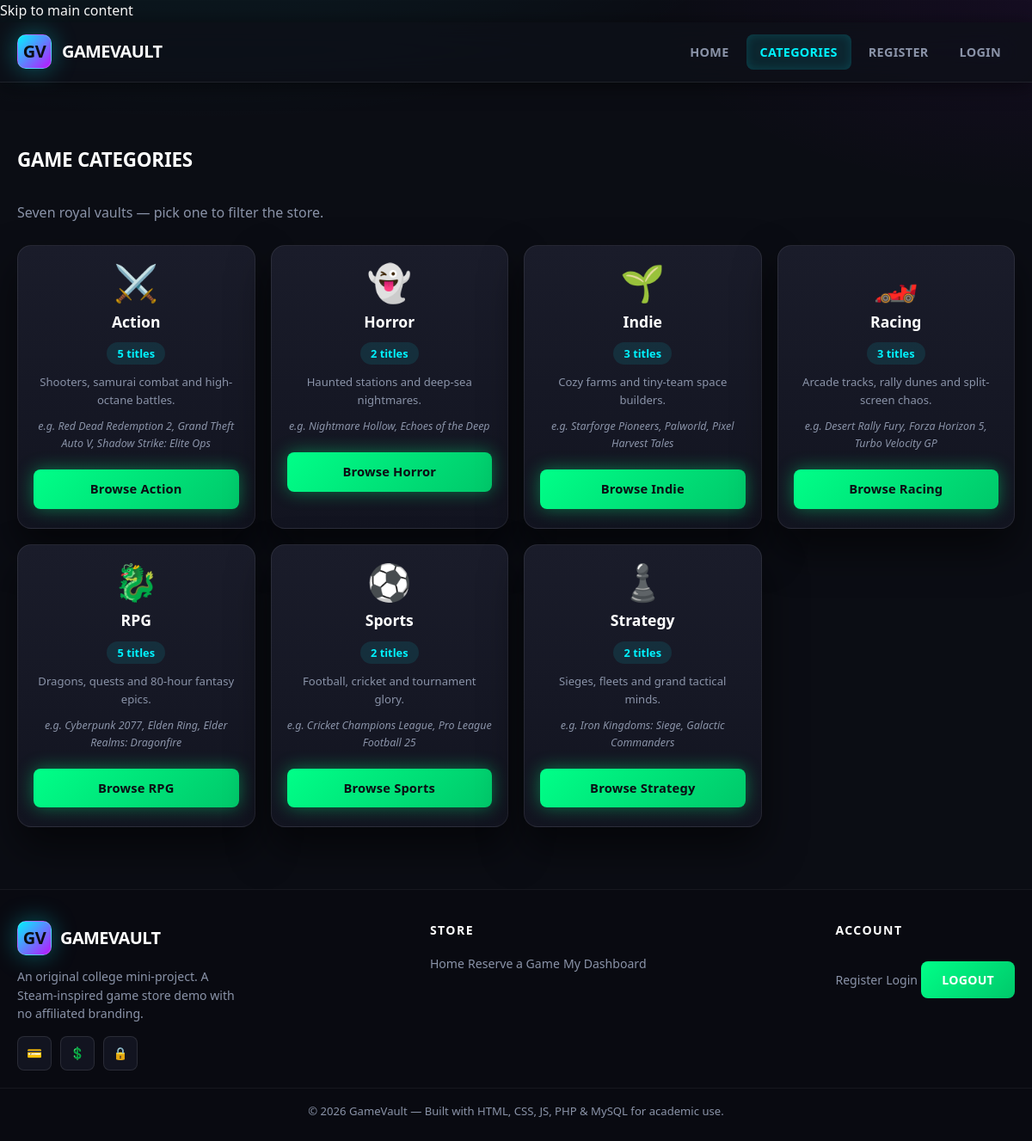
/categories.php, run on the app's committed database.
### tables this page shows
CREATE TABLE IF NOT EXISTS categories (
  category_id INT AUTO_INCREMENT PRIMARY KEY,
  name        VARCHAR(50)  NOT NULL UNIQUE,
  slug        VARCHAR(50)  NOT NULL UNIQUE COMMENT 'url-safe: action, rpg...',
  icon        VARCHAR(10)  NOT NULL DEFAULT '🎮' COMMENT 'text/emoji icon, original asset',
  description VARCHAR(255) NOT NULL DEFAULT ''
);

### categories.php (the view, shortened to what this page needs)
<?php
require_once __DIR__ . '/includes/db.php';
$active_page = 'categories';
$categories = [];
try {
    $stmt = $conn->prepare(
        'SELECT c.category_id, c.name, c.slug, c.icon, c.description, ' .
        'COUNT(g.game_id) AS total, ' .
        'SUBSTRING_INDEX(GROUP_CONCAT(g.title ORDER BY g.discount_percent DESC SEPARATOR \'|\'), \'|\', 3) AS samples ' .
        'FROM categories c LEFT JOIN games g ON g.category_id = c.category_id ' .
        'GROUP BY c.category_id ORDER BY c.name ASC'
    );
    $stmt->execute();
    while ($row = $stmt->fetch()) {
        $categories[] = $row;
    }
} catch (PDOException $e) {
    $db_error = 'Could not load categories right now. Please try again later.';
}
require_once __DIR__ . '/includes/header.php';
?>
<h2 class="section-title reveal">Game Categories</h2>
<p class="muted reveal">Seven royal vaults — pick one to filter the store.</p>
<div class="categories-grid categories-page reveal">
  <?php foreach ($categories as $c): ?>
    <a href="index.php?category=<?php echo urlencode($c['slug']); ?>#categories" class="category-card">
      <span class="category-icon"><?php echo htmlspecialchars($c['icon']); ?></span>
      <span class="category-name"><?php echo htmlspecialchars($c['name']); ?></span>
      <span class="category-count"><?php echo (int)$c['total']; ?> title<?php echo ((int)$c['total'] === 1) ? '' : 's'; ?></span>
      <span class="category-desc"><?php echo htmlspecialchars($c['description']); ?></span>
      <?php if (!empty($c['samples'])): ?>
        <span class="category-samples">e.g. <?php echo htmlspecialchars(str_replace('|', ', ', $c['samples'])); ?></span>
      <?php endif; ?>
      <span class="btn btn-green btn-block">Browse <?php echo htmlspecialchars($c['name']); ?></span>
    </a>
  <?php endforeach; ?>
</div>
<?php require_once __DIR__ . '/includes/footer.php'; ?>

### includes/header.php (shortened to what this page needs)
<?php
$active_page = $active_page ?? basename($_SERVER['PHP_SELF'], '.php');
$is_logged   = isset($_SESSION['user_id']);
?>
<!DOCTYPE html>
<html lang="en">
<head>
<link rel="stylesheet" href="css/style.css">
</head>
<body>
<a href="#main" class="skip-link">Skip to main content</a>
<header class="navbar">
  <div class="nav-inner">
    <a href="index.php" class="logo">
      <span class="logo-mark">GV</span>
      <span class="logo-text">Game<strong>Vault</strong></span>
    </a>
    <nav class="nav-links" id="navLinks">
      <a href="index.php" class="<?php echo ($active_page === 'index') ? 'active' : ''; ?>">Home</a>
      <a href="categories.php" class="<?php echo ($active_page === 'categories') ? 'active' : ''; ?>">Categories</a>
      <?php if (!$is_logged): ?>
        <a href="register.php" class="<?php echo ($active_page === 'register') ? 'active' : ''; ?>">Register</a>
        <a href="login.php" class="<?php echo ($active_page === 'login') ? 'active' : ''; ?>">Login</a>
      <?php endif; ?>
    </nav>
  </div>
</header>
<main class="container" id="main" tabindex="-1">

### includes/footer.php (shortened to what this page needs)
</main>
<footer class="footer">
  <div class="footer-inner">
    <div class="footer-col">
      <div class="logo footer-logo" style="margin-bottom:14px;"><span class="logo-mark">GV</span> <span class="logo-text">Game<strong>Vault</strong></span></div>
      <p class="footer-desc">An original college mini-project. A Steam-inspired game store demo with no affiliated branding.</p>
      <div class="footer-social">
        <a href="#" class="footer-social-link" aria-label="Discord">&#128179;</a>
        <a href="#" class="footer-social-link" aria-label="Twitter">&#128178;</a>
        <a href="#" class="footer-social-link" aria-label="Email">&#128274;</a>
      </div>
    </div>
    <div class="footer-col">
      <h4>Store</h4>
      <a href="index.php">Home</a>
      <a href="booking.php">Reserve a Game</a>
      <a href="dashboard.php">My Dashboard</a>
    </div>
    <div class="footer-col">
      <h4>Account</h4>
      <a href="register.php">Register</a>
      <a href="login.php">Login</a>
      <form method="post" action="logout.php" style="display:inline;">
        <button type="submit" class="logout-btn">Logout</button>
      </form>
    </div>
  </div>
  <div class="footer-bottom">&copy; <?php echo date('Y'); ?> GameVault &mdash; Built with HTML, CSS, JS, PHP &amp; MySQL for academic use.</div>
</footer>
</body>
</html>

### data on the page
categories: icon "⚔️", name "Action", total "5", description "Shooters, samurai combat and high-octane battles.", samples "Red Dead Redemption 2, Grand Theft Auto V, Shadow Strike: Elite Ops"
categories: icon "👻", name "Horror", total "2", description "Haunted stations and deep-sea nightmares.", samples "Nightmare Hollow, Echoes of the Deep"
categories: icon "🌱", name "Indie", total "3", description "Cozy farms and tiny-team space builders.", samples "Starforge Pioneers, Palworld, Pixel Harvest Tales"
categories: icon "🏎️", name "Racing", total "3", description "Arcade tracks, rally dunes and split-screen chaos.", samples "Desert Rally Fury, Forza Horizon 5, Turbo Velocity GP"
categories: icon "🐉", name "RPG", total "5", description "Dragons, quests and 80-hour fantasy epics.", samples "Cyberpunk 2077, Elden Ring, Elder Realms: Dragonfire"
categories: icon "⚽", name "Sports", total "2", description "Football, cricket and tournament glory.", samples "Cricket Champions League, Pro League Football 25"
categories: icon "♟️", name "Strategy", total "2", description "Sieges, fleets and grand tactical minds.", samples "Iron Kingdoms: Siege, Galactic Commanders"
